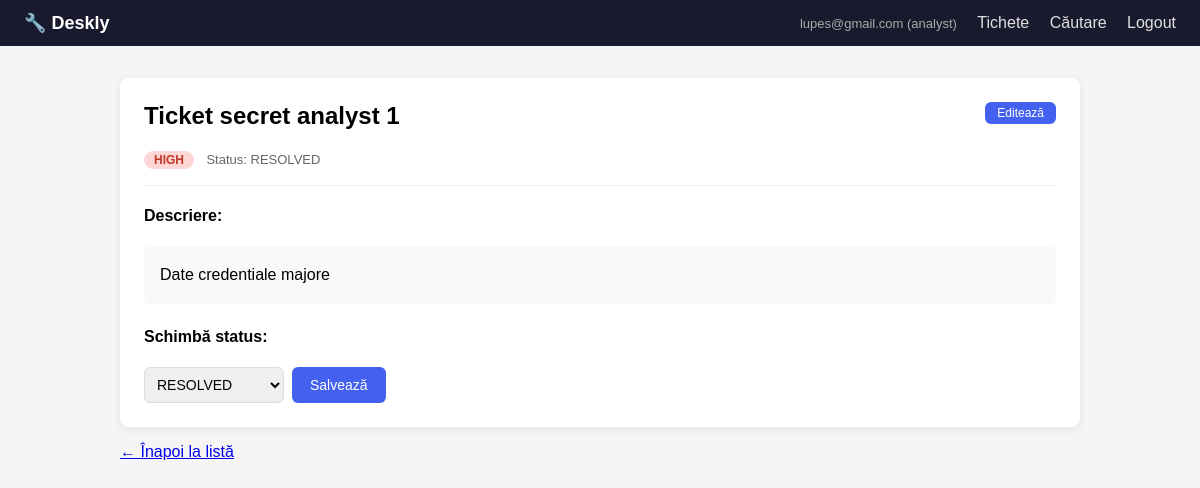
/tickets/1 (signed in), run on the app's committed database.
### app/models.py (models this page shows)
class User(UserMixin, db.Model):
    __tablename__ = "users"
    id = db.Column(db.String(36), primary_key=True, default=gen_uuid)
    email = db.Column(db.String(254), unique=True, nullable=False)
    password = db.Column(db.Text, nullable=False)
    role = db.Column(db.String(20), nullable=False, default="analyst")
    created_at = db.Column(db.DateTime, default=datetime.utcnow)
    tickets = db.relationship("Ticket", backref="owner", lazy=True)

class Ticket(db.Model):
    __tablename__ = "tickets"
    id = db.Column(db.Integer, primary_key=True, autoincrement=True)  # INTEGER sequential - mai usor pentru IDOR
    title = db.Column(db.String(200), nullable=False)
    description = db.Column(db.Text, nullable=False)
    severity = db.Column(db.String(10), nullable=False, default="LOW")
    status = db.Column(db.String(20), nullable=False, default="OPEN")
    owner_id = db.Column(db.String(36), db.ForeignKey("users.id"), nullable=False)
    created_at = db.Column(db.DateTime, default=datetime.utcnow)
    updated_at = db.Column(db.DateTime, default=datetime.utcnow, onupdate=datetime.utcnow)

### app/tickets.py (the view)
@tickets_bp.route("/tickets/<int:ticket_id>")
@login_required
def view_ticket(ticket_id):
    ticket = Ticket.query.get_or_404(ticket_id)
    log_action("TICKET_VIEW", resource_type="ticket", resource_id=str(ticket_id))
    return render_template("tickets/view.html", ticket=ticket)

### app/__init__.py (called while the page is built)
@login_manager.user_loader
def load_user(user_id):
    return User.query.get(user_id)

### app/auth.py (called while the page is built)
def log_action(action, resource_type="auth", resource_id=None, message=None, user_id=None):
    entry = AuditLog(
        user_id=user_id or (current_user.id if not current_user.is_anonymous else None),
        action=action,
        resource_type=resource_type,
        resource_id=resource_id,
        message=message,
        ip_address=request.remote_addr
    )
    db.session.add(entry)
    db.session.commit()

### app/models.py (called while the page is built)
def gen_uuid():
    return str(uuid.uuid4())

### app/templates/tickets/view.html (shortened to what this page needs)
{% extends "base.html" %}
{% block content %}
<div class="card">
    <div style="display:flex; justify-content:space-between; align-items:flex-start;">
        <div>
            <h2 style="margin-top:0;">{{ ticket.title }}</h2>
            <span class="badge badge-{{ ticket.severity|lower }}">{{ ticket.severity }}</span>
            <span style="margin-left:8px; font-size:13px; color:#666;">Status: {{ ticket.status }}</span>
        </div>
        <div>
            <a href="{{ url_for('tickets.edit_ticket', ticket_id=ticket.id) }}" class="btn btn-primary btn-sm">Editează</a>
        </div>
    </div>
    <hr style="margin:16px 0; border:none; border-top:1px solid #eee;">
    <h4>Descriere:</h4>
    <div style="background:#f9f9f9; padding:16px; border-radius:6px; line-height:1.6;">
        {{ ticket.description | safe }}
    </div>
    <div style="margin-top:24px;">
        <h4>Schimbă status:</h4>
        <form method="POST" action="{{ url_for('tickets.change_status', ticket_id=ticket.id) }}" style="display:flex; gap:8px;">
            <select name="status" style="width:auto; margin:0;">
                <option {% if ticket.status == 'RESOLVED' %}selected{% endif %}>RESOLVED</option>
            </select>
            <button type="submit" class="btn btn-primary">Salvează</button>
        </form>
    </div>
</div>
<p><a href="{{ url_for('tickets.list_tickets') }}">&larr; Înapoi la listă</a></p>
{% endblock %}

### app/templates/base.html (shortened to what this page needs)
<!DOCTYPE html>
<html lang="ro">
<head>
</head>
<body>
<nav>
    <span style="font-weight:700; font-size:18px;">🔧 Deskly</span>
    <div>
        {% if current_user.is_authenticated %}
            <span style="font-size:13px; color:#aaa;">{{ current_user.email }} ({{ current_user.role }})</span>
            <a href="{{ url_for('tickets.list_tickets') }}">Tichete</a>
            <a href="{{ url_for('tickets.search_tickets') }}">Căutare</a>
            <a href="{{ url_for('auth.logout') }}">Logout</a>
        {% else %}
            <a href="{{ url_for('auth.login') }}">Login</a>
            <a href="{{ url_for('auth.register') }}">Register</a>
        {% endif %}
    </div>
</nav>
<div class="container">
    {% block content %}{% endblock %}
</div>
</body>
</html>

### app/templates/base.html (style rules this page uses)
body { font-family: sans-serif; margin: 0; background: #f5f5f5; }
nav { background: #1a1a2e; color: white; padding: 12px 24px; display: flex; justify-content: space-between; align-items: center; }
nav a { color: #e0e0e0; text-decoration: none; margin-left: 16px; }
.container { max-width: 960px; margin: 32px auto; padding: 0 16px; }
.card { background: white; border-radius: 8px; padding: 24px; box-shadow: 0 2px 8px rgba(0,0,0,0.08); margin-bottom: 16px; }
.btn { display: inline-block; padding: 8px 18px; border-radius: 6px; text-decoration: none; border: none; cursor: pointer; font-size: 14px; }
.btn-primary { background: #4361ee; color: white; }
.btn-sm { padding: 4px 12px; font-size: 12px; }
input, select, textarea { width: 100%; padding: 8px; border: 1px solid #ddd; border-radius: 6px; box-sizing: border-box; margin-bottom: 12px; font-size: 14px; }
.badge { display: inline-block; padding: 2px 10px; border-radius: 20px; font-size: 12px; font-weight: 600; }
.badge-high { background: #ffd6d6; color: #c0392b; }

### data on the page
User: email "lupes@gmail.com", role "analyst"
Ticket: title "Ticket secret analyst 1", severity "HIGH", status "RESOLVED", description "Date credentiale majore"
